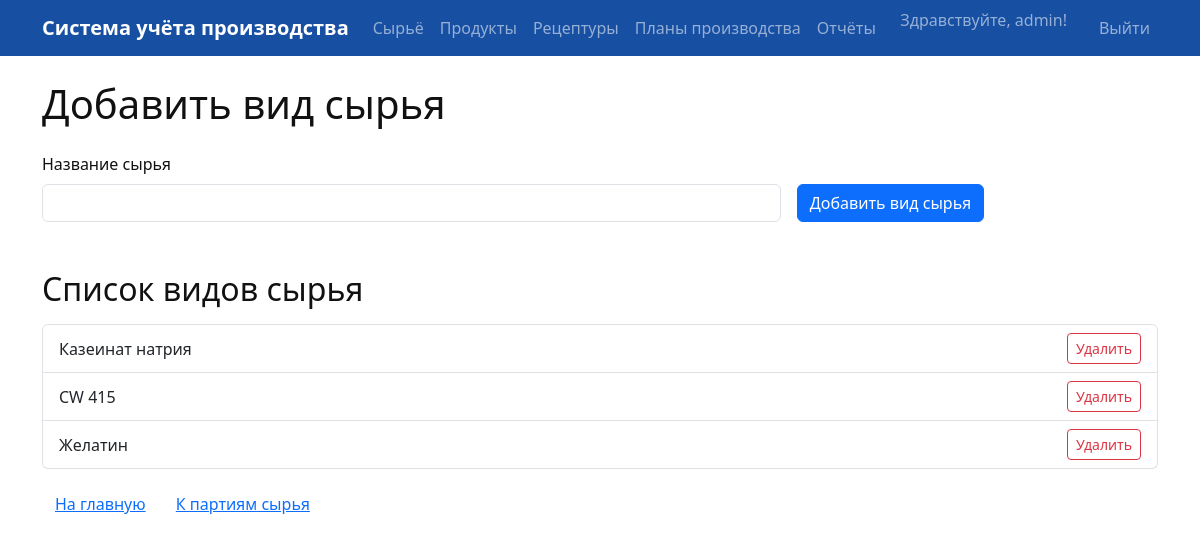
The page /raw_material_types (signed in) on the database its author committed.
### app/models.py (models this page shows, shortened)
class User(db.Model, UserMixin):
    __tablename__ = "users"
    id = Column(Integer, primary_key=True, index=True)
    email = Column(String, unique=True, index=True)
    username = Column(String, unique=True, index=True)
    hashed_password = Column(String)
    role = Column(SQLAlchemyEnum(UserRole))
    is_active = Column(Boolean, default=True)
    created_at = Column(DateTime(timezone=True), server_default=func.now())
    updated_at = Column(DateTime(timezone=True), onupdate=func.now())
    def is_admin(self):
        return self.role == UserRole.ADMIN

class RawMaterialType(db.Model):
    __tablename__ = "raw_material_types"
    id = Column(Integer, primary_key=True, index=True)
    name = Column(String, unique=True, index=True)
    created_at = Column(DateTime(timezone=True), server_default=func.now())
    updated_at = Column(DateTime(timezone=True), onupdate=func.now())
    raw_materials = relationship("RawMaterial", back_populates="type")
    recipe_items = relationship("RecipeItem", back_populates="material_type")

### app/routes.py (the view)
@app.route('/raw_material_types', methods=['GET', 'POST'])
@admin_required
def raw_material_types():
    form = RawMaterialTypeForm()
    if form.validate_on_submit():
        t = RawMaterialType(name=form.name.data)
        db.session.add(t)
        db.session.commit()
        flash('Вид сырья добавлен!', 'success')
        return redirect(url_for('raw_material_types'))
    types = RawMaterialType.query.all()
    return render_template('raw_material_types.html', form=form, types=types)

### app/forms.py
class RawMaterialTypeForm(FlaskForm):
    name = StringField('Название сырья', validators=[DataRequired()])
    submit = SubmitField('Добавить вид сырья')

### app/__init__.py (called while the page is built)
@login_manager.user_loader
def load_user(user_id):
    from .models import User
    return User.query.get(int(user_id))

### app/templates/raw_material_types.html (shortened to what this page needs)
{% extends 'base.html' %}
{% block content %}
    <h1 class="mb-4">Добавить вид сырья</h1>
    <form method="POST" class="row g-3 mb-5">
        <div class="col-md-8">
            <label class="form-label">{{ form.name.label }}</label>
            {{ form.name(class="form-control", size=32) }}
        </div>
        <div class="col-md-4 d-flex align-items-end">
            {{ form.submit(class="btn btn-primary") }}
        </div>
    </form>
    <h2 class="mb-3">Список видов сырья</h2>
    <ul class="list-group mb-3">
        {% for t in types %}
        <li class="list-group-item d-flex justify-content-between align-items-center">
            <span>{{ t.name }}</span>
            <form action="{{ url_for('delete_raw_material_type', id=t.id) }}" method="post" style="display:inline;">
                <button type="submit" class="btn btn-sm btn-outline-danger" onclick="return confirm('Удалить вид сырья?');">Удалить</button>
            </form>
        </li>
        {% endfor %}
    </ul>
    <a href="/" class="btn btn-link">На главную</a>
    <a href="/raw_materials" class="btn btn-link">К партиям сырья</a>
{% endblock %}

### app/templates/base.html (shortened to what this page needs)
<!doctype html>
<html lang="ru">
<head>
    <link href="https://cdn.jsdelivr.net/npm/bootstrap@5.3.2/dist/css/bootstrap.min.css" rel="stylesheet">
    <link href="https://cdnjs.cloudflare.com/ajax/libs/font-awesome/5.15.4/css/all.min.css" rel="stylesheet">
    <link href="https://cdn.datatables.net/1.11.5/css/dataTables.bootstrap5.min.css" rel="stylesheet">
</head>
<body>
{% set user = current_user if current_user.is_authenticated else None %}
<nav class="navbar navbar-expand-lg navbar-dark bg-primary mb-4">
    <div class="container">
        <a class="navbar-brand" href="/">
            <span>Система учёта производства</span>
        </a>
        <div class="collapse navbar-collapse" id="navbarNav">
            <ul class="navbar-nav me-auto">
                <li class="nav-item">
                    <a class="nav-link" href="/raw_materials"
                       data-bs-toggle="tooltip" title="Управление сырьем и его партиями">
                        Сырьё
                    </a>
                </li>
                <li class="nav-item">
                    <a class="nav-link" href="/products"
                       data-bs-toggle="tooltip" title="Управление продуктами">
                        Продукты
                    </a>
                </li>
                <li class="nav-item">
                    <a class="nav-link" href="/recipes"
                       data-bs-toggle="tooltip" title="Создание и редактирование рецептур">
                        Рецептуры
                    </a>
                </li>
                <li class="nav-item">
                    <a class="nav-link" href="/production_plans"
                       data-bs-toggle="tooltip" title="Планирование и контроль производства">
                        Планы производства
                    </a>
                </li>
                <li class="nav-item">
                    <a class="nav-link" href="/reports"
                       data-bs-toggle="tooltip" title="Просмотр отчетов и аналитики">
                        Отчёты
                    </a>
                </li>
            </ul>
            <ul class="navbar-nav ms-auto">
                {% if user %}
                    <li class="nav-item">
                        <span class="navbar-text me-2">Здравствуйте, {{ user.username }}!</span>
                    </li>
                    <li class="nav-item">
                        <a class="nav-link ms-3" href="{{ url_for('logout') }}">Выйти</a>
                    </li>
                {% else %}
                    <li class="nav-item">
                        <a class="nav-link" href="{{ url_for('login') }}">Войти</a>
                    </li>
                {% endif %}
            </ul>
        </div>
    </div>
</nav>
<div class="container">
    {% block content %}{% endblock %}
</div>
</body>
</html>

### app/templates/base.html (style rules this page uses)
:root { --main-blue: #174fa3; --main-blue-dark: #113366; --main-blue-light: #e6f0fa; }
body { background: #fff; color: #111; }
.navbar { background: var(--main-blue) !important; }
.navbar-brand, .navbar-brand span { color: #fff !important; font-weight: bold; }

### rows shown on the page
User: username "admin"
RawMaterialType: name "Казеинат натрия"
RawMaterialType: name "CW 415"
RawMaterialType: name "Желатин"
